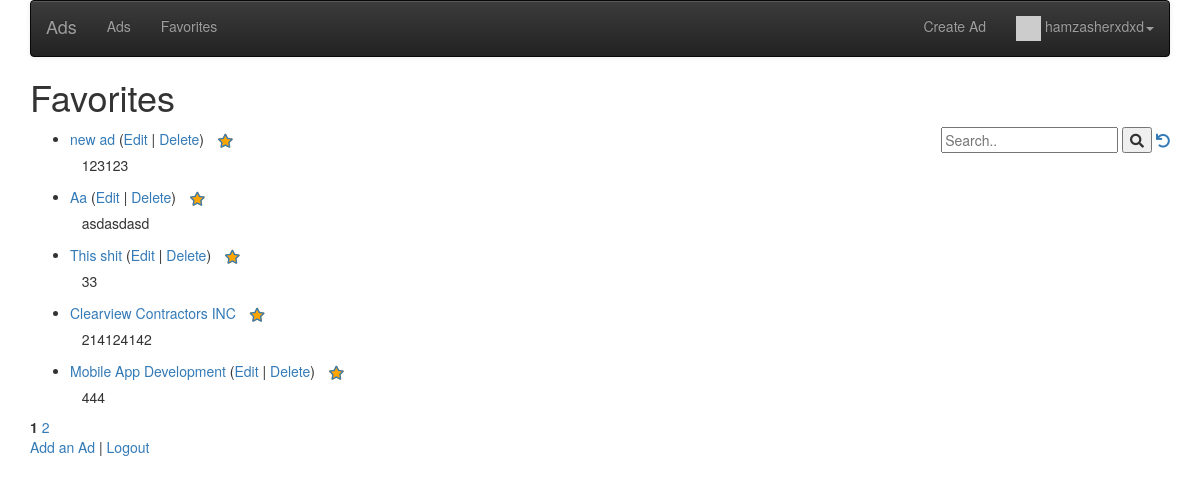
The page /favorites/ (signed in) on the database its author committed.
### ads/models.py (models this page shows, shortened)
class Ad(models.Model):
    title = models.CharField(max_length=200, validators=[MinLengthValidator(2, 'There Must be atleast 2 characters.')])
    price = models.DecimalField(max_digits=7, decimal_places=2, null=True)
    text = models.TextField()
    owner = models.ForeignKey(settings.AUTH_USER_MODEL, on_delete=models.CASCADE)
    created_at = models.DateTimeField(auto_now_add=True)
    updated_at = models.DateTimeField(auto_now=True)
    picture = models.BinaryField(null=True, editable=True)
    content_type = models.CharField(max_length=256, null=True, help_text='The MIMEType of the file.')
    comments = models.ManyToManyField(settings.AUTH_USER_MODEL, through='Comment', related_name='comments_owned')
    favorites = models.ManyToManyField(settings.AUTH_USER_MODEL, through='Fav', related_name='favorite_ads')
    tags = TaggableManager(blank=True)

### ads/views.py (the view)
# urls.py: path('favorites/', Favorites.as_view(), name='favorites'),
class Favorites(LoginRequiredMixin, OwnerListView):
    model = Ad
    template_name = 'ads/favorites.html'
    def get(self, request):
        strval = request.GET.get('search', False)
        page = request.GET.get('page')
        favs = Fav.objects.filter(user = request.user)
        fav_ads = []
        for x in favs:
            fav_ads.append(x.ad)
        all_fav_ads = []
        if strval:
            query = Q(title__icontains=strval)
            query.add(Q(text__icontains=strval), Q.OR)
            query.add(Q(tags__name__icontains=strval), Q.OR)
            ad_list = Ad.objects.filter(query).select_related().order_by('-updated_at')[:10]
            all_fav_ads = list(set(fav_ads).intersection(ad_list))
            try:
                paginator = Paginator(all_fav_ads, 5)
                ads = paginator.page(page)
            except PageNotAnInteger:
                ads = paginator.page(1)
            except EmptyPage:
                ads = paginator.page(paginator.num_pages)
        else:
            try:
                paginator = Paginator(fav_ads, 5)
                ads = paginator.page(page)
            except PageNotAnInteger:
                ads = paginator.page(1)
            except EmptyPage:
                ads = paginator.page(paginator.num_pages)
        for obj in all_fav_ads:
            obj.natural_updated = naturaltime(obj.updated_at)
        favorites = list()
        if request.user.is_authenticated:
            rows = request.user.favorite_ads.values('id')
            favorites = [ row['id'] for row in rows]
        context = { 'ad_list' : ads, 'favorites': favorites, 'search' : strval}
        return render(request, self.template_name , context)

### ads/context_processors.py (called while the page is built)
def settings(request):
    return {
        'settings': django_settings,
    }

### ads/templatetags/custom_tags.py (called while the page is built)
@register.filter(name='gravatar')
def gravatar(user, size=35):
    email = str(user.email.strip().lower()).encode('utf-8')
    email_hash = md5(email).hexdigest()
    url = "//www.gravatar.com/avatar/{0}?s={1}&d=identicon&r=PG"
    return url.format(email_hash, size)

### ads/templates/ads/favorites.html (shortened to what this page needs)
{% extends 'base_menu.html' %}
{% block content %}
<h1>Favorites</h1>
<div style="float:right">
<form>
  <input type="text" placeholder="Search.." name="search"
  >
  <button type="submit"><i class="fa fa-search"></i></button>
<a href="{% url 'ads:favorites' %}"><i class="fa fa-undo"></i></a>
</form>
</div>
{% if ad_list %}
<ul>
  {% for ad in ad_list %}
    <li>
        <a href="{% url 'ads:detail' ad.id %}">{{ ad.title }}</a>
        {% if ad.owner == user %}
        (<a href="{% url 'ads:update' ad.id %}">Edit</a> |
        <a href="{% url 'ads:delete' ad.id %}">Delete</a>)
        {% endif %}
        {% if user.is_authenticated %}
        <a href="#" onclick=
            "favPost('{% url 'ads:unfavorite' ad.id %}', {{ ad.id }} );return false;"
            id="favorite_star_{{ad.id}}">
        <span class="fa-stack" style="vertical-align: middle;">
        <i class="fa fa-star fa-stack-1x" style="color: orange;"></i>
        <i class="fa fa-star-o fa-stack-1x"></i>
        </span>
        </a>
      {% endif %}
      <p>&nbsp;&nbsp; {{ad.text}}</p>
    </li>
  {% endfor %}
</ul>
{% else %}
  <p>There are no favorites.</p>
{% endif %}
{% for num in ad_list.paginator.page_range %}
  {% ifequal num ad_list.number %}
  <span class="current"><b>{{ num }}</b></span>
  {% else %}
  <a href="?page={{ num }}">{{ num }}</a>
  {% endifequal %}
{% endfor %}
<p>
<a href="{% url 'ads:create' %}">Add an Ad</a> |
{% if user.is_authenticated %}
<a href="{% url 'logout' %}?next={% url 'ads:list' %}">Logout</a>
{% else %}
<a href="{% url 'login' %}?next={% url 'ads:list' %}">Login</a>
{% endif %}
</p>
{% endblock %}

### ads/templates/base_menu.html (shortened to what this page needs)
{% extends "base_bootstrap.html" %}
{% block navbar %}
{% load custom_tags %}
<nav class="navbar navbar-default navbar-inverse">
  <div class="container-fluid">
    <div class="navbar-header">
        <a class="navbar-brand" href="/">Ads</a>
    </div>
    <ul class="nav navbar-nav">
      {% url 'ads' as ads %}
      <li {% if request.get_full_path == ads %}class="active"{% endif %}>
          <a href="{% url 'ads:list' %}">Ads</a></li>
          <li {% if request.get_full_path == ads %}class="active"{% endif %}>
              <a href="{% url 'ads:favorites' %}">Favorites</a>
          </li>
    </ul>
    <ul class="nav navbar-nav navbar-right">
        {% if user.is_authenticated %}
        <li>
        <a href="{% url 'ads:create' %}">Create Ad</a>
        </li>
        <li class="dropdown">
            <a href="#" data-toggle="dropdown" class="dropdown-toggle">
                <img style="width: 25px;" src="{{ user|gravatar:60 }}"/>  {{ user }}<b class="caret"></b>
            </a>
        </li>
        {% endif %}
    </ul>
  </div>
</nav>
{% endblock %}

### rows shown on the page
Ad: title "new ad", shows "Edit", text "123123"
Ad: title "Aa", shows "Edit", text "asdasdasd"
Ad: title "This shit", shows "Edit", text "33"
Ad: title "Clearview Contractors INC", text "214124142"
Ad: title "Mobile App Development", shows "Edit", text "444"

### other values the page prints
{{ user }} "hamzasherxdxd"
{{ num }} "1"
{{ num }} "2"
